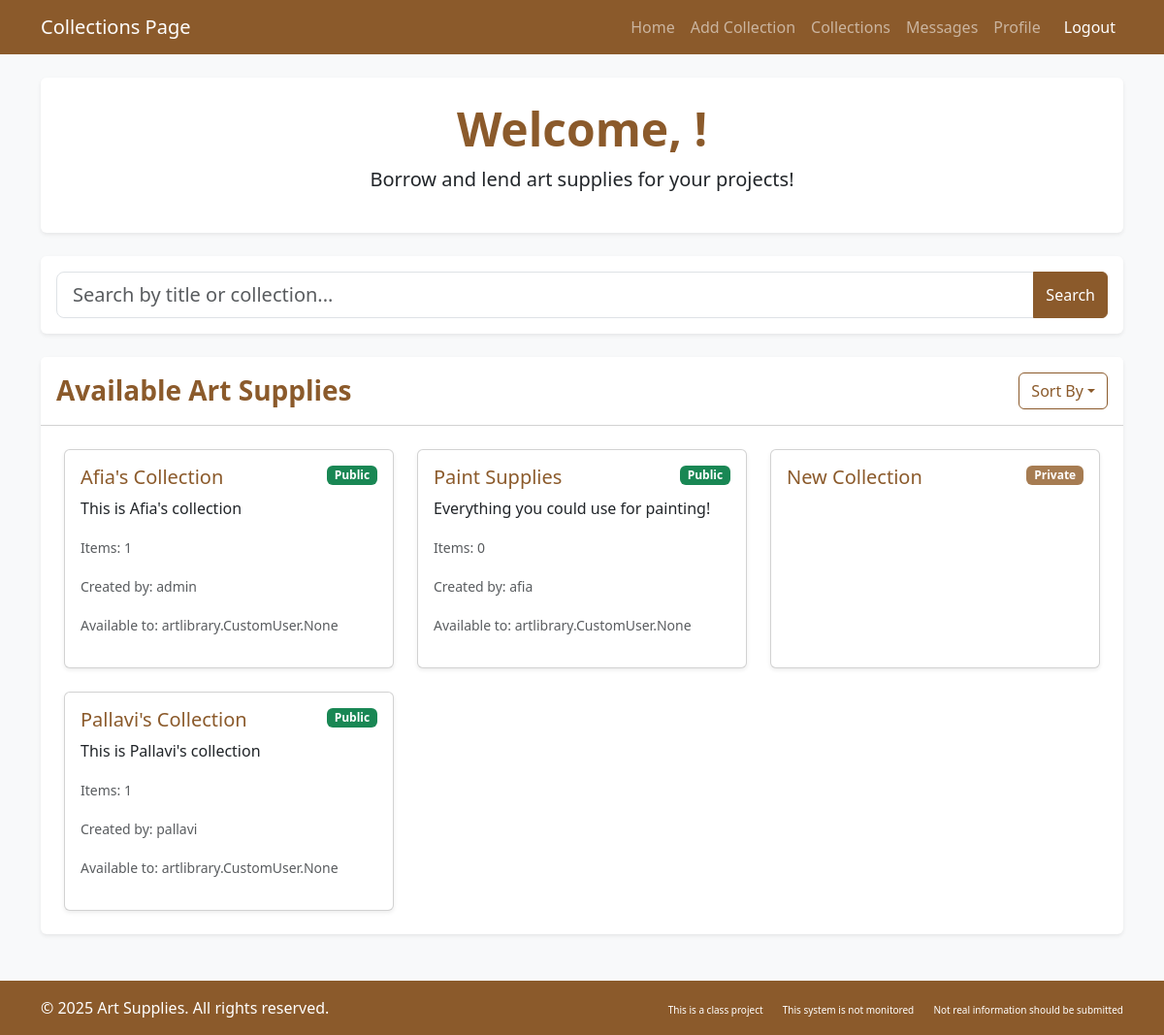
Page /artlibrary/collections/ on the earlier database version.
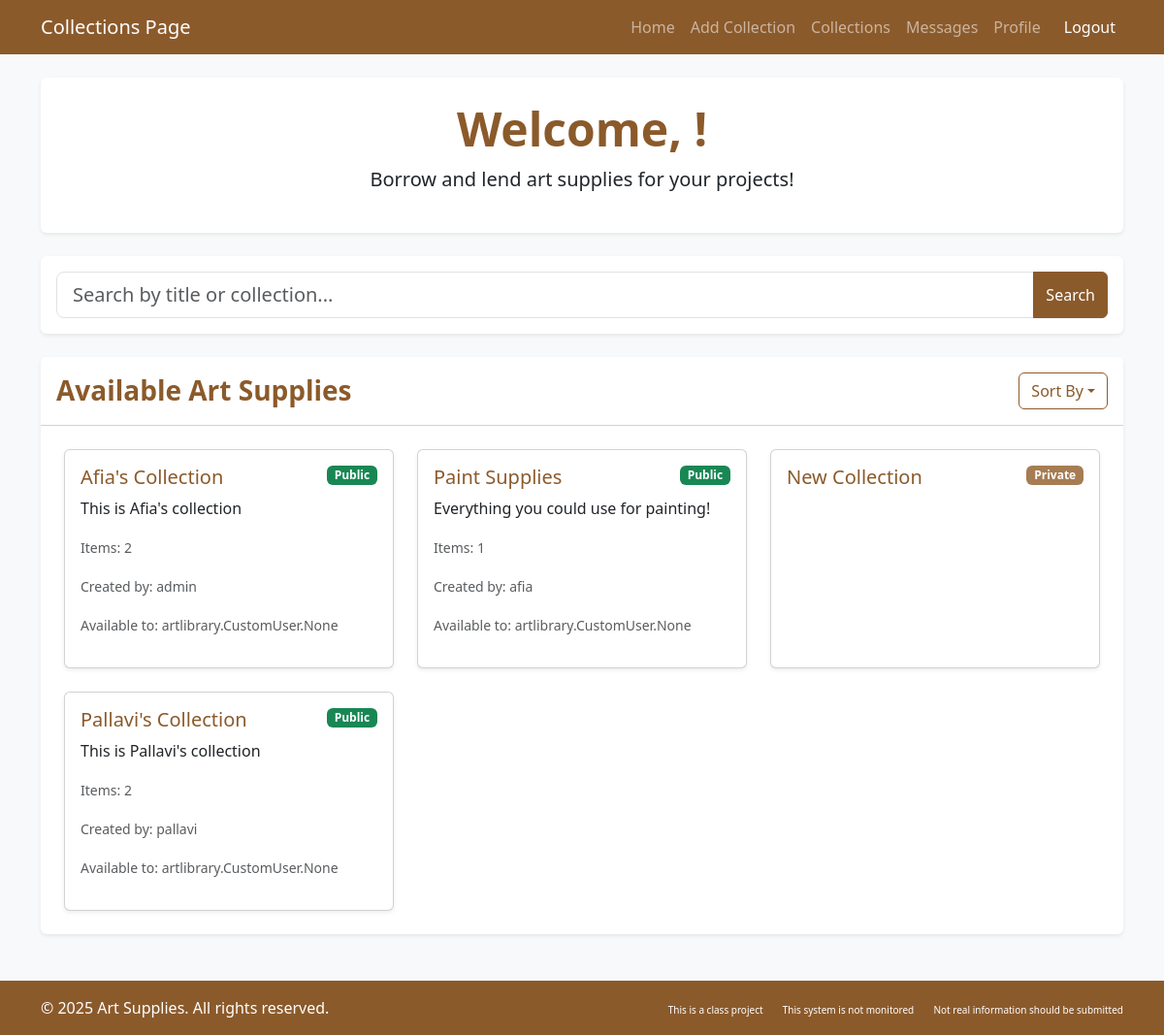
Same page on the later database version.
### artlibrary/models.py (models this page shows, shortened)
class Collection(models.Model):
    title=models.CharField(max_length=255)
    description=models.TextField(blank=True,null=True)
    num_items=models.PositiveIntegerField(default=0)
    is_public=models.BooleanField(default=True)
    users=models.ManyToManyField(CustomUser,blank=True,related_name='collections')
    added_by = models.ForeignKey(CustomUser, on_delete=models.CASCADE, related_name='created_collections',default=2)
    def update_num_items(self):
        self.num_items = self.items.count()
        self.save()

class CustomUser(AbstractUser):
    profile_pic = models.ImageField(
        storage=S3Boto3Storage(),
        upload_to='profile_pics/',
        null=True,
        blank=True
    )
    date_joined = models.DateTimeField(auto_now_add=True)
    roles = (('patron', 'Patron'), ('librarian', 'Librarian'), ('anonymous', 'Anonymous'))
    user_role = models.CharField(max_length=12, choices=roles, default='patron')
    email = models.EmailField(blank=True, max_length=254, verbose_name='email address')

### artlibrary/views.py (the view, shortened to what this page needs)
# urls.py: path('collections/', views.collections, name='collections'),
def collections(request):
    user_role = getattr(request.user, 'user_role', None)
    if user_role == "anonymous_user":
        viewable_collections = Collection.objects.filter(is_public=True)
    else:
        viewable_collections = Collection.objects.all()
    for collection in viewable_collections:
        collection.update_num_items()
    add_item_form = AddArtSupplyForm()
    add_collection_form = AddCollectionForm(user=request.user)
    context = {
        'add_collection_form': add_collection_form,
        'viewable_collections': viewable_collections,
        'add_item_form': add_item_form,
    }
    return render(request, 'artlibrary/collections.html', context)

### artlibrary/forms.py
class AddCollectionForm(forms.ModelForm):
    class Meta:
        model = Collection
        fields = ['title', 'description', 'is_public']
        widgets = {
            'title': forms.TextInput(attrs={'class': 'form-control'}),
            'description': forms.Textarea(attrs={'class': 'form-control', 'rows': 3}),
            'is_public': forms.CheckboxInput(attrs={'class': 'form-check-input', 'id': 'is_public_checkbox'}),
        }
    def __init__(self, *args, user=None, **kwargs):
        super().__init__(*args, **kwargs)
        if self.instance and self.instance.is_public:
            self.fields['private_users'] = forms.ModelMultipleChoiceField(
                queryset=CustomUser.objects.all(),
                required=False,
                widget=forms.SelectMultiple(attrs={'class': 'form-control'})
            )

class AddArtSupplyForm(forms.ModelForm):
    class Meta:
        model = ArtSupply
        fields = ['name', 'image', 'quantity', 'pickup_location','description','use_policy','item_type']
        widgets = {
            'name': forms.TextInput(attrs={'class': 'form-control'}),
            'quantity': forms.NumberInput(attrs={'class': 'form-control'}),
            'pickup_location': forms.TextInput(attrs={'class': 'form-control'}),
            'image': forms.ClearableFileInput(attrs={'class': 'form-control'}),
            'description': forms.TextInput(attrs={'class': 'form-control'}),
            'use_policy':forms.TextInput(attrs={'class':'form-control'}),
            'item_type':forms.Select(attrs={'class':'form-control'}),
        }

### artlibrary/templates/artlibrary/collections.html (shortened to what this page needs)
{% load django_bootstrap5 %}
<!DOCTYPE html>
<html lang="en">
<head>
    {% bootstrap_css %}
</head>
<body class="bg-light">
    <nav class="navbar navbar-expand-lg navbar-dark bg-brown">
        <div class="container">
            <a class="navbar-brand" href="#">Collections Page</a>
            <div class="collapse navbar-collapse" id="navbarNav">
                <ul class="navbar-nav ms-auto">
                    <li class="nav-item"><a class="nav-link" href="#">Home</a></li>
                    {% if request.user.user_role != "anonymous_user" %}
                    <li class="nav-item"><a class="nav-link" href="#" data-bs-toggle="modal" data-bs-target="#addCollectionModal">Add Collection</a></li>
                    {% endif %}
                    <li class="nav-item"><a class="nav-link" href="{% url 'collections' %}">Collections</a></li>
                    <li class="nav-item"><a class="nav-link" href="#">Messages</a></li>
                    {% if request.user.user_role != "anonymous_user" %}
                    <li class="nav-item"><a class="nav-link" href="{% url 'profile' %}">Profile</a></li>
                    {% endif %}
                    <li class="nav-item">
                        <a class="nav-link btn btn-danger btn-sm text-white ms-2" href="{% url 'logout' %}">Logout</a>
                    </li>
                </ul>
            </div>
        </div>
    </nav>
    <div class="container main-content py-4">
        <div class="card border-0 shadow-sm mb-4">
            <div class="card-body text-center py-4">
                <h1 class="display-5 fw-bold text-brown">Welcome, {{ request.user.get_full_name|default:request.user.username }}!</h1>
                <p class="lead">Borrow and lend art supplies for your projects!</p>
            </div>
        </div>
<div class="card border-0 shadow-sm mb-4">
    <div class="card-body p-3">
        <form method="get" action="">
            <div class="input-group">
                <input type="text" name="query" class="form-control form-control-lg" placeholder="Search by title or collection..." value="{{ query }}">
                <button type="submit" class="btn btn-brown">Search</button>
            </div>
        </form>
    </div>
</div>
<div class="card border-0 shadow-sm mb-4">
    <div class="card-header bg-white d-flex justify-content-between align-items-center py-3">
        <h3 class="card-title text-brown fw-bold mb-0">
            {% if query %}
            Search Results for "{{ query }}"
            {% else %}
            Available Art Supplies
            {% endif %}
        </h3>
        <div class="dropdown">
            <button class="btn btn-outline-brown dropdown-toggle" type="button" data-bs-toggle="dropdown">Sort By</button>
        </div>
    </div>
    <div class="card-body p-4">
        <div class="row g-4">
            {% for collection in viewable_collections %}
            <div class="col-md-4 col-sm-6">
                <div class="card h-100 shadow-sm">
                    <div class="card-body">
                        <div class="d-flex justify-content-between align-items-start">
                            <h5 class="card-title text-brown">{{ collection.title }}</h5>
                            <div class="d-flex flex-column justify-content-between align-items-center">
                            {% if collection.is_public %}
                            <span class="badge bg-success">Public</span>
                            {% else %}
                            <span class="badge bg-secondary">Private</span>
                            {% endif %}
                            </div>
                        </div>
                        <p class="card-text">{{ collection.description}}</p>
                        {% if collection.is_public or request.user.user_role == "librarian"%}
                        <p class="card-text"><small class="text-muted">Items: {{ collection.num_items }}</small></p>
                        <p class="card-text"><small class="text-muted">Created by: {{ collection.added_by }}</small></p>
                        <p class="card-text"><small class="text-muted">Available to: {{ collection.users }}</small></p>
                        {% endif %}
                    </div>
                </div>
            </div>
            {% empty %}
            <div class="col-12">
                <div class="alert alert-info">No Collections Available</div>
            </div>
            {% endfor %}
        </div>
    </div>
</div>
</div>
</body>
<footer class="py-3 bg-dark text-white mt-auto bg-brown">
    <div class="container">
        <div class="row">
            <div class="col-md-6">
                <p class="mb-0">&copy; 2025 Art Supplies. All rights reserved.</p>
            </div>
            <div class="col-md-6 text-md-end">
                <a href="#" class="text-white text-decoration-none me-3" style="font-size: 10px;">This is a class project</a>
                <a href="#" class="text-white text-decoration-none me-3" style="font-size: 10px;">This system is not monitored</a>
                <a href="#" class="text-white text-decoration-none" style="font-size: 10px;">Not real information should be submitted</a>
            </div>
        </div>
    </div>
</footer>
</body>
</html>

### artlibrary/templates/artlibrary/collections.html (style rules this page uses)
:root { --bs-primary: #8B5A2B; --bs-primary-rgb: 139, 90, 43; --bs-secondary: #A67C52; --bs-secondary-rgb: 166, 124, 82; --bs-dark: #5D4037; }
body { min-height: 100vh; display: flex; flex-direction: column; }
.main-content { flex: 1; }
.bg-brown { background-color: #8B5A2B !important; }
.text-brown { color: #8B5A2B !important; }
.btn-brown { background-color: #8B5A2B; border-color: #8B5A2B; color: white; }
.btn-outline-brown { border-color: #8B5A2B; color: #8B5A2B; }

Differences in the rows shown:
changed Collection "Afia's Collection": num_items "1" → "2"
changed Collection "Paint Supplies": num_items "0" → "1"
changed Collection "Pallavi's Collection": num_items "1" → "2"
